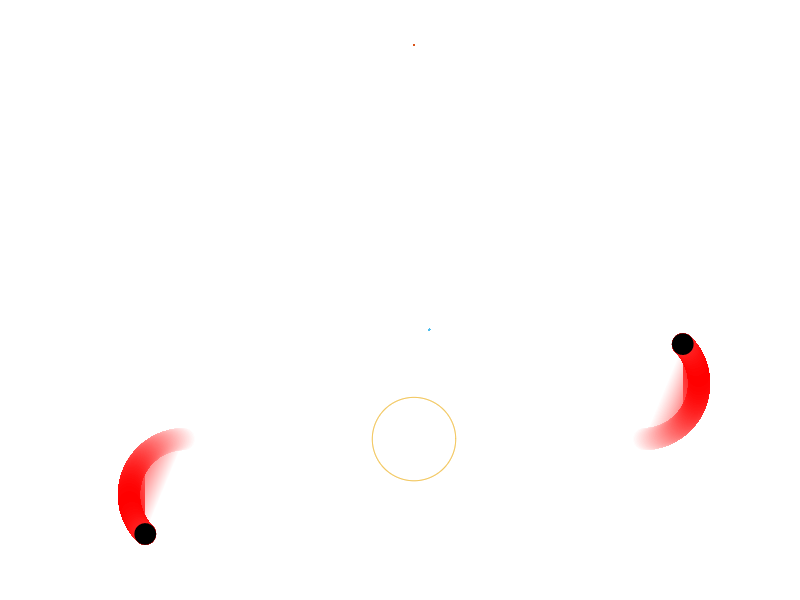

Reproduce this figure in MATLAB.
clear all;
%Creating variables
L = 0;
rho = 1;
armRadius = 2.54;
Q = 5;
offsetX = 10.48;
offsetY = 2.54;
phi = linspace(0, 3*pi/4, 10000);

%Regular (CCW) Right Arm
for i = 1:1:length(phi)
    x(i) = armRadius*sin(phi(i))+ offsetX;
    y(i) = -armRadius*cos(phi(i))+ offsetY;
end

%Regular (CCW) Left Arm
for i = 1:1:length(phi)
    xMirror(i) = -armRadius*sin(phi(i))- offsetX;
    yMirror(i) = armRadius*cos(phi(i))- offsetY;
end

for i = (1.59*100):1:(offsetX*100)
    xStraight(i-158) = i/100;
end
yStraight = zeros(1, offsetX*100-158);

for i = 1:1:630
    xCircle(i) = 0.75*2.54*cos(i/100);
    yCircle(i) = 0.75*2.54*sin(i/100);
end



%Calculate Angular Momentum from (Flow Rate multiplied by two arms, but divided because flow originally split into two arms)
for i = 1:1:length(x)-1
    ds(i) = sqrt((x(i+1)-x(i))^2+(y(i+1)-y(i))^2);
    r = [x(i) y(i) 0];
    T = [x(i)-x(i+1) y(i)-y(i+1) 0];
    sinVector = cross(r,T)/(norm(r)*norm(T));
    sinTheta(i) = sinVector(3); % REMEMBER: NORM() IS THE PROBLEM CAUSING NO NEGATIVE ANGLES
    
    R(i) = sqrt(x(i)^2+y(i)^2);
    %        𝜌    Q   sin(𝜃)         R      ds
    dL(i) = rho * Q * sinTheta(i) * R(i) * ds(i);
    L = L + dL(i); % Integrating
end

figure('DefaultAxesFontSize',20)

dL(10000) = NaN;
ds(10000) = NaN;
dLStraight = zeros(1, length(xStraight))

cmap = "jet";
R = [linspace(1,1,100) linspace(1, 0, 100)];  %// Red from 1 to 0
B = [linspace(0,1,100) linspace(1, 1, 100)];  %// Blue from 0 to 1
G = [linspace(0,1,100) linspace(1, 0, 100)];   %// Green all zero

colormap( [R(:), G(:), B(:)] );
caxis([-67 67])

hold on
%Outline Arms
plot(x, y, color = [0 0 0], LineWidth=18)
plot(xMirror, yMirror, color = [0 0 0], LineWidth=18)
plot(xStraight, yStraight, color = [0 0 0], LineWidth=18)
plot(-xStraight, -yStraight, color = [0 0 0], LineWidth=18)

patch(xStraight,yStraight,dLStraight,'EdgeColor','interp','Marker','o','MarkerFaceColor','flat', 'MarkerSize', 15);
patch(-xStraight,-yStraight,dLStraight,'EdgeColor','interp','Marker','o','MarkerFaceColor','flat', 'MarkerSize', 15);
patch(x,y,dL./ds,'EdgeColor','interp','Marker','o','MarkerFaceColor','flat', 'MarkerSize', 15);
patch(xMirror,yMirror,dL./ds,'EdgeColor','interp','Marker','o','MarkerFaceColor','flat', 'MarkerSize', 15);


plot(xCircle, yCircle, color = [0.7 0.7 0.7], LineWidth = 5)
%plot(x, y, color = [0 0 0], LineWidth= 2, LineStyle= ":")
%plot(xStraight, yStraight, color = [0 0 0], LineWidth= 2, LineStyle= ":")

%xlabel("cm")
%ylabel("cm")
%title("Regular (CCW), Re = 600")

box off
axis equal
axis off

%a = colorbar;
%a.Label.String = "Angular Momentum Density (g-cm/s)";


% For checking angle
%figure
%sinTheta(10000) = sinTheta(9999);
%plot(phi, sinTheta);
